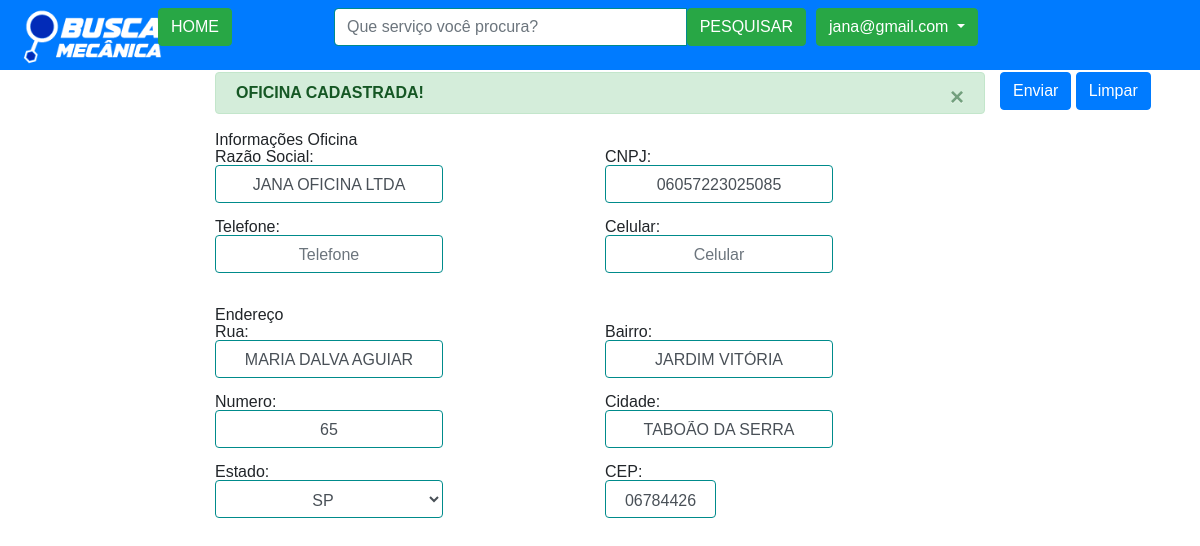
The app's page /paginas/cadastrar_oficina.php (signed in) with its own data.
### tables this page shows
create table tbl_oficinas(
	   	id_oficina INT AUTO_INCREMENT NOT NULL PRIMARY KEY,
    		razao_social varchar(50) not null,
    		cnpj varchar(14) not null,
    		fk_id_pessoa_resp int not null,
    		tp_status int default 1 ,
        	rua varchar(50) not null,
		bairro varchar(50) not null,
		cidade varchar(50) not null,
		cep varchar(8) not null,
		uf char(3) not null,
		pais varchar(50) default 'BRASIL',
		numero varchar(11) not null,
		celular varchar(15) not null,
		telefone varchar(15) not null,
		complemento varchar(50),
    		foreign key ( fk_id_pessoa_resp) references tbl_pessoa(id_pessoa)
    
);

### objetos/obj_conexao.php (called while the page is built, shortened)
<?php
   class Conexao {
    private static $pdo;
    public static function getInstance() {
     if (!isset(self::$pdo)) {
      try {
       $opcoes = array(PDO::MYSQL_ATTR_INIT_COMMAND => 'SET NAMES UTF8', PDO::ATTR_PERSISTENT => TRUE);
       self::$pdo = new PDO("mysql:host=" . HOST . "; dbname=" . DBNAME . "; charset=" . CHARSET . ";", USER, PASSWORD, $opcoes);
       self::$pdo->setAttribute(PDO::ATTR_ERRMODE, PDO::ERRMODE_EXCEPTION);
      } catch (PDOException $e) {
       print "Erro: " . $e->getMessage();
      }
     }
     return self::$pdo;
    }
 }
  ?>

### paginas/cadastrar_oficina.php (the view, shortened to what this page needs)
<?php
      require_once('../dependencias/dependencias.php');
     require_once('../dependencias/navBar.php');
  ?>
<!DOCTYPE html>
<html>
<head>
</head>
<body>
 <div class="container-fluid" id="container-cad-mecanico">
            <div class="row" style="margin-top: 2vw;">
                            <div class="col-md-2"></div>
                            <div class="col-md-8">
                                            <form class="form-group"id=""  method="POST" style="height: auto;" >
                                                    <?php
                                                              require_once('../objetos/obj_processa_cadastro_oficina.php');
                                                      ?>
                                                          <h1>Informações Oficina</h1>
                                                          <div class="form-row">
                                                                    <div class="col-md-6 mb-3">
                                                                      <label for="validationDefault01">Razão Social:</label>
                                                                      <input type="text" class="form-control" id="validationDefault01" placeholder="Insira sua Razão Social" <?php echo 'value="'. $SelecioneOficina[0]->razao_social . '"'    ?> name="txtRs" required>
                                                                    </div>
                                                                    <div class="col-md-6 mb-3">
                                                                      <label for="validationDefault02">CNPJ:</label>
                                                                      <input type="text" class="form-control" <?php echo 'value="'. $SelecioneOficina[0]->cnpj . '"'    ?> id="validationDefault02" placeholder="CNPJ" name="txtCNPJ" required>
                                                                    </div>
                                                          </div>
                                                           <div class="form-row">
                                                                    <div class="col-md-6 mb-3">
                                                                      <label for="validationDefault01">Telefone:</label>
                                                                      <input type="text" class="form-control" <?php echo 'value="'. $SelecioneOficina[0]->telefone . '"'    ?> id="validationDefault01" placeholder="Telefone" name="txtTel" required>
                                                                    </div>
                                                                    <div class="col-md-6 mb-3">
                                                                      <label for="validationDefault02">Celular:</label>
                                                                      <input type="text" class="form-control" <?php echo 'value="'. $SelecioneOficina[0]->celular . '"'    ?> id="validationDefault02" placeholder="Celular" name="txtCel" required>
                                                                    </div>
                                                          </div>
                                                        <br>
                                                        <h1>Endereço</h1>
                                                        <div class="form-row">
                                                            <div class="col-md-6 mb-3">
                                                              <label for="validationDefault03">Rua:</label>
                                                              <input type="text" class="form-control" id="validationDefault02" <?php echo 'value="'. $SelecioneOficina[0]->rua . '"'    ?> placeholder="Digite o nome da Rua" name="txtRua" required>
                                                            </div>
                                                            <div class="col-md-6 mb-3">
                                                              <label for="validationDefault03">Bairro:</label>
                                                              <input type="text" class="form-control" id="validationDefault02" <?php echo 'value="'. $SelecioneOficina[0]->bairro . '"'    ?> placeholder="Digite o nome do bairro" name="txtBairro" required>
                                                            </div>
                                                           <div class="col-md-6 mb-3">
                                                              <label for="validationDefault03">Numero:</label>
                                                              <input type="text" class="form-control" id="validationDefault02" <?php echo 'value="'. $SelecioneOficina[0]->numero . '"'    ?> placeholder="Digite o número" name="txtNumero" required>
                                                            </div>
                                                            <div class="col-md-6 mb-3">
                                                              <label for="validationDefault03">Cidade:</label>
                                                              <input type="text" class="form-control" id="validationDefault03" <?php echo 'value="'. $SelecioneOficina[0]->cidade . '"'    ?> placeholder="Cidade" name="txtCidade" required>
                                                            </div>
                                                            <div class="col-md-6 mb-2">
                                                                         <div class="ol-md-6 mb-3">
                                                                                <label for="uf">Estado:</label>
                                                                                <select class="form-control" id="exampleFormControlSelect1"  name="txtEstado" id="uf" >
                                                                                <option   SELECTED > <?php echo  $SelecioneOficina[0]->uf   ?></option>
                                                                             </select>
                                                                       </div>
                                                            </div>
                                                            <div class="col-md-3 mb-3">
                                                              <label for="validationDefault05">CEP:</label>
                                                              <input type="text" class="form-control" id="validationDefault05" <?php echo 'value="'. $SelecioneOficina[0]->cep . '"'    ?> placeholder="CEP" name="txtCep" required>
                                                            </div>
                                                          </div>
                                                          </div>
                                                          <div class="form-group" style="margin-bottom: 2vw;">
                                                            <button class="btn btn-primary" type="submit" name="btnEnviar">Enviar</button>
                                                            <button class="btn btn-primary" type="reset" name="btnLimpar">Limpar</button>
                                                          </div>
                      </div>
                      </div>
</body>
</html>

### dependencias/dependencias.php (shortened to what this page needs)
<link rel="stylesheet" href="https://use.fontawesome.com/releases/v5.8.1/css/all.css">
<link rel="stylesheet" href="https://stackpath.bootstrapcdn.com/bootstrap/4.3.1/css/bootstrap.min.css">
<link rel="stylesheet" href="https://use.fontawesome.com/releases/v5.8.1/css/all.css">
<link rel="stylesheet" href="https://stackpath.bootstrapcdn.com/bootstrap/4.3.1/css/bootstrap.min.css">
<link rel="stylesheet" href="https://maxcdn.bootstrapcdn.com/bootstrap/4.0.0/css/bootstrap.min.css">
<link rel="stylesheet" type="text/css" href="../dependencias/css/ext_Geral.css">
<link rel="stylesheet" type="text/css" href="../dependencias/css/reset.css">
<link rel="stylesheet" type="text/css" href="../dependencias/css/estilo_Lista_Servicos.css">
<link rel="stylesheet" type="text/css" href="../dependencias/css/estilo_Nav_Geral.css">
<link rel="stylesheet" type="text/css" href="../dependencias/css/formulario_login.css">
<link rel="stylesheet" type="text/css" href="../dependencias/css/linhatempo.css">
<link rel="stylesheet" type="text/css" href="../dependencias/css/areamecanico.css">
<link rel="stylesheet" type="text/css" href="../dependencias/css/estilo_cadastro.css">
<link rel="stylesheet" type="text/css" href="../dependencias/css/redefinir_senha.css">

### dependencias/navBar.php (shortened to what this page needs)
	<?php
			require_once('../dependencias/dependencias.php');
	  ?>
<!DOCTYPE html>
<html>
<head>
</head>
<body>
		<form  method="get" action="lista_Servicos.php">
			<nav class="navbar navbar-dark bg-primary fixed-top" id="nav-bar-geral">
						<form style="margin:1px;">
								  <div class="form-row" >
									    <div class="col-2" >
									    	<div class="row">
									    			<div class="col-6">
									    				<img src="../dependencias/img/logobusca.PNG" style="width: 150px;">
									    			</div>
											    	  <div class="col-6">
											     	  			<a href="../paginas/home.php"><button class="btn btn-success" type="button" id="button-addon2" >HOME</button></a>
											     	  </div>
									     	</div>
									    </div>
									    <div class="col-6" style="width: 100vw">
																<div class="input-group mb-3">
																		  <input type="text" name="pesquisar" class="form-control" placeholder="Que serviço você procura?" aria-label="Recipient's username" aria-describedby="button-addon2" style="text-align: justify;">
																		    <button class="btn btn-success" type="submit" >PESQUISAR</button>
																</div>
									    </div>
									    <div class="col-4">
									     <?php
											     	  	 			require_once('../objetos/obj_navBar.php');
											     	  	 ?>
								  </div>
						</form>
			</nav>
		</form>
</body>
</html>

### objetos/obj_navBar.php (shortened to what this page needs)
<?php
		if (isset($_SESSION["user"]) && $_SESSION["user"] > 0) {
        	$usuarioSistema = $_SESSION["user"];
        	if ($usuarioSistema[0]->tp_usuario == 'O' ){
				echo '<div class="dropdown">
										  <button class="btn btn-success dropdown-toggle" type="button" id="dropdownMenuButton" data-toggle="dropdown" aria-haspopup="true" aria-expanded="false">
										  '. $usuarioSistema[0]->email . '
										  </button>
										  <div class="dropdown-menu" aria-labelledby="dropdownMenuButton">
										   <a class="dropdown-item1" href="../paginas/areamecanico.php">Area do Mecânico</a>
										   <a class="dropdown-item3" href="'.$_SERVER['PHP_SELF'] .'?sair=true">SAIR</a>
										  </div>
										</div>';
        	}
        }
?>

### objetos/obj_processa_cadastro_oficina.php (shortened to what this page needs)
<?php
      require_once('obj_conexao.php');
      class CRUDCadastroOficina{
           private $pdo = null;
           public function __construct($conexao){
           $this->pdo = $conexao;
            }
              public function selecionarOficina($fk_id_pessoa_resp){
                    $sql = "SELECT * FROM tbl_oficinas where fk_id_pessoa_resp ='". $fk_id_pessoa_resp  ."';";
                          $stm = $this->pdo->prepare($sql);
                          $stm->execute();
                          $dados = $stm->fetchAll(PDO::FETCH_OBJ);
                          return $dados;
              }
            }
?>
<?php
         $CRUDCadastroOficina = new CRUDCadastroOficina(Conexao::getInstance());
       if(isset($usuarioSistema[0]->id_pessoa) ){
        $fk_id_pessoa_resp = $usuarioSistema[0]->id_pessoa;
        $SelecioneOficina = $CRUDCadastroOficina->selecionarOficina($fk_id_pessoa_resp);
                                if ($SelecioneOficina[0]->cnpj == ""){
                                  echo '<div class="alert alert-success alert-dismissible fade show" role="alert">
                                    <strong>NÃO A OFICINA CADASTRADA!</strong>
                                    <button type="button" class="close" data-dismiss="alert" aria-label="Close">
                                    <span aria-hidden="true">&times;</span>
                                    </button>
                                </div>';
                                $btn_editar = 'name=""';
                                  }
                                else{
                                 echo '<div class="alert alert-success alert-dismissible fade show" role="alert">
                                    <strong>OFICINA CADASTRADA!</strong>
                                    <button type="button" class="close" data-dismiss="alert" aria-label="Close">
                                    <span aria-hidden="true">&times;</span>
                                    </button>
                                </div>';
                                }
      }
?>

### dependencias/css/estilo_Nav_Geral.css (style rules this page uses)
#nav-bar-geral { height:70px; margin-bottom: 10vw: }

### dependencias/css/formulario_login.css (style rules this page uses)
.form-control { width:60%; padding-bottom:1%; border-color: darkcyan; text-align:center; margin-left:20%; }
a { margin-left:40%; color:rgb(59, 58, 58); }
a:link { text-decoration:none; }

### dependencias/css/linhatempo.css (style rules this page uses)
* { box-sizing: border-box; }
body { background-color: white; font-family: Helvetica, sans-serif; }

### dependencias/css/estilo_cadastro.css (style rules this page uses)
#container-cad-mecanico { width:100vw; height:80vw; margin-top:6vw; }
#validationDefault01 { margin-left:0vw; }
#validationDefault02 { margin-left:0vw; }
#validationDefault03 { margin-left:0vw; }
#validationDefault05 { margin-left:0vw; }
#exampleFormControlSelect1 { margin-left:0%; }

### records on screen
tbl_oficinas: txtRs "JANA OFICINA LTDA", txtCNPJ "06057223025085", txtRua "MARIA DALVA AGUIAR", txtBairro "JARDIM VITÓRIA", txtNumero "65", txtCidade "TABOÃO DA SERRA", txtEstado "SP", txtCep "06784426"

### other values on screen
$usuarioSistema[0]->email "jana@gmail.com"
